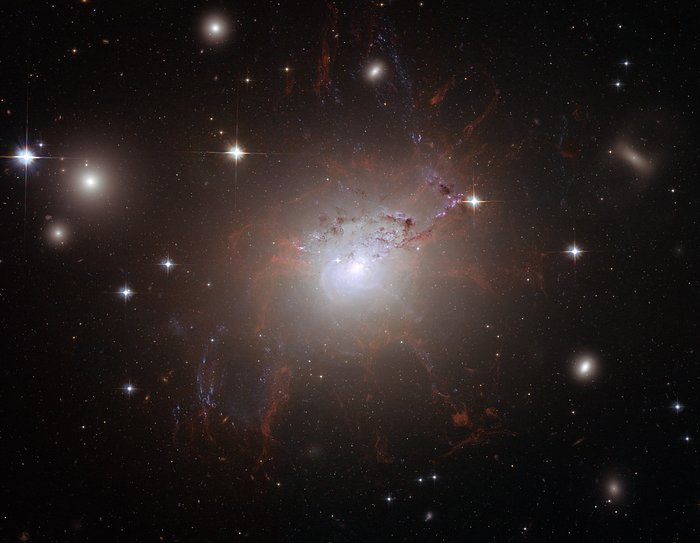
#> input picture Meneghetti_Examples/galaxy.jpg, 700 x 543 px
$ jupyter execute --allow-errors light_deflection_by_point_mass.ipynb
#> lines starting #> are read from the running program, lines starting #| are printed output that depends on the picture
### Meneghetti_Examples/point_mass.py
import astropy.constants as const
import numpy as np

class PointMass:
    """
    This class represents a point mass for the purposes of simulating gravitational lensing.

    We assume a "weak lens" where newtonian gravitational potential per mass Phi = -GM/r << c^2 => Phi/c^2 << 1
    and use the born approximation to approximate the grravitational potential along the deflected path
    by the gravitational potential along the un-deflected path (valid for small deflection angles)
    """

    def __init__(self, M) -> None:
        self.M = M # mass

    def get_deflection(self, xi, arcseconds=False):
        """
        Given an impact parameter (xi) returns the deflection angle (alpha : float).
        Returns alpha in radians if arcseconds=False and arcseconds if arcseconds=True
        """
        alpha_rad = 4 * const.G.value * self.M / (const.c.value**2 * xi) # type: ignore
        alpha_arcsec = alpha_rad * (180 * 3600 / np.pi)
        if(arcseconds):
            return alpha_arcsec
        return alpha_rad

### Meneghetti_Examples/light_deflection_by_point_mass.ipynb
[cell 1]
from scipy import special as sy
import numpy as np
import matplotlib.pyplot as plt

from point_mass import PointMass

from astropy import constants as const

[cell 2]
M = const.M_sun.value       # type: ignore
pm = PointMass(M)

xi = np.linspace(1.2, 20, 1000)*const.R_sun.value       # type: ignore
alpha = pm.get_deflection(xi, arcseconds=True)

plt.plot(xi,alpha)
plt.xlabel(r"impact parameter $(\xi)$ [m]")
plt.ylabel(r"deflection $(\alpha)$ [arcseconds]")

plt.title("Deflection angle of point mass")
plt.show()
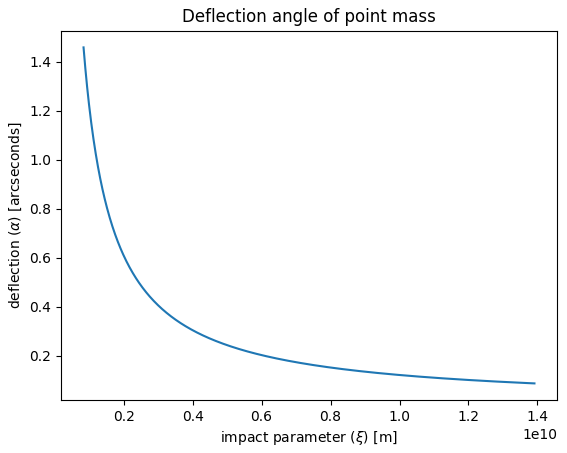
#> figure drawn by matplotlib, 1 panel; curve peaks at x = 834840000, y = 1.46

Let's try it on an image of a galaxy.

[cell 3]
from PIL import Image

img = Image.open("galaxy.jpg").convert("L")
src = np.array(img) / 255.0  # normalized brightness

H, W = src.shape
#> H = 543; W = 700

# Output image
lensed = np.zeros_like(src)

plt.imshow(img, 'inferno')
plt.show()
